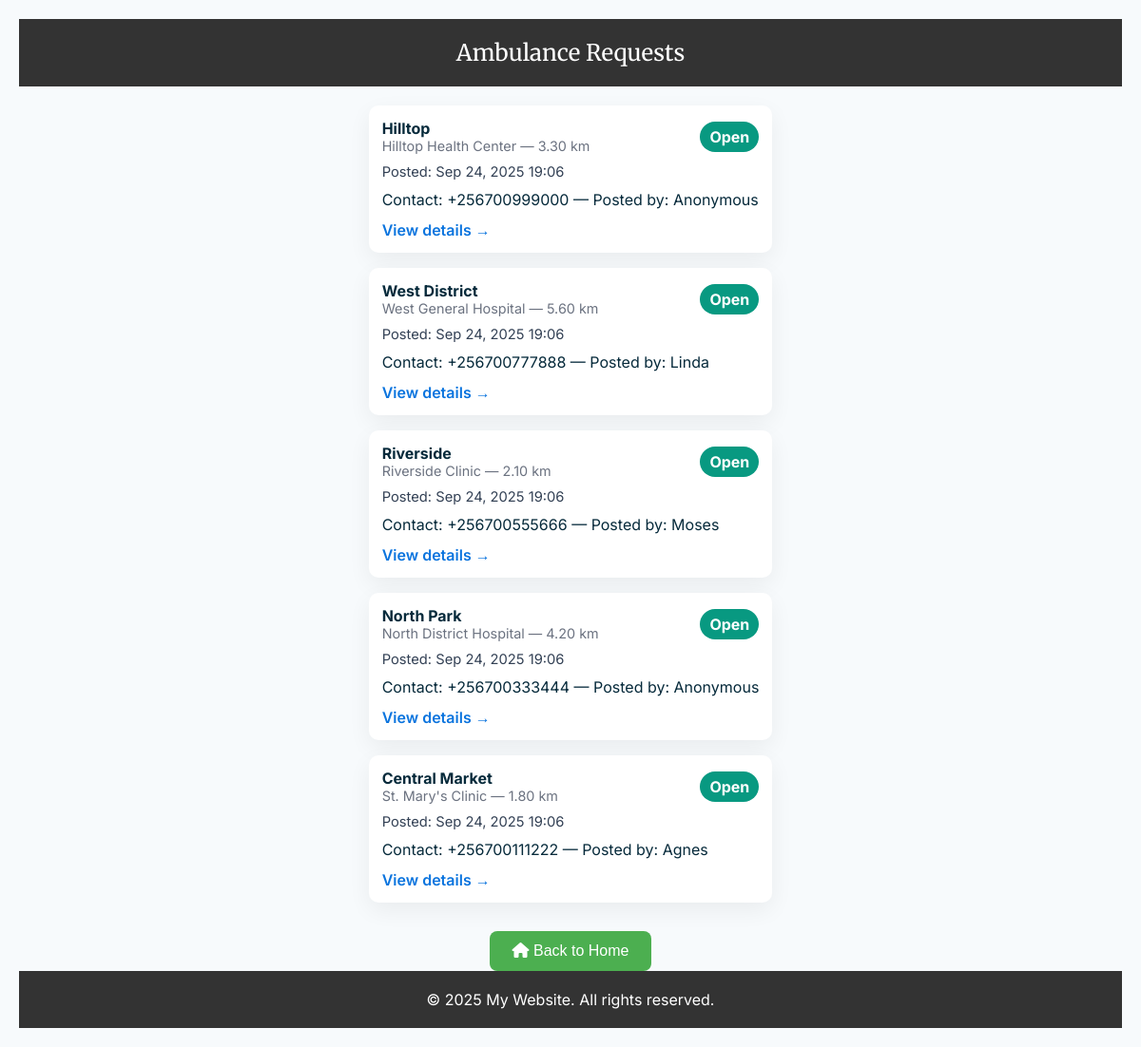
Page /ambulance_index.php on the committed database.
### tables this page shows
CREATE TABLE `ambulance_requests` (
  `id` int(10) UNSIGNED NOT NULL,
  `slug` varchar(255) NOT NULL,
  `requester_name` varchar(255) DEFAULT NULL,
  `is_anonymous` tinyint(1) NOT NULL DEFAULT 0,
  `phone` varchar(64) NOT NULL,
  `area` varchar(512) DEFAULT NULL COMMENT 'Human-readable area / neighborhood',
  `location_text` varchar(512) DEFAULT NULL COMMENT 'Address or landmark',
  `latitude` decimal(9,6) DEFAULT NULL,
  `longitude` decimal(9,6) DEFAULT NULL,
  `nearest_hospital` varchar(255) DEFAULT NULL,
  `distance_km` decimal(6,2) DEFAULT NULL COMMENT 'Approx distance in kilometres',
  `description` text DEFAULT NULL,
  `status` enum('open','enroute','arrived','resolved','cancelled') NOT NULL DEFAULT 'open',
  `assigned_to` varchar(255) DEFAULT NULL COMMENT 'Optional: ambulance operator name/phone/identifier',
  `secret_key_hash` varchar(255) NOT NULL COMMENT 'Password-hash of the poster keyword used to update status',
  `posted_at` datetime NOT NULL DEFAULT current_timestamp(),
  `updated_at` timestamp NOT NULL DEFAULT current_timestamp() ON UPDATE current_timestamp(),
  `is_public` tinyint(1) NOT NULL DEFAULT 1
);

### ambulance_index.php (the view, shortened to what this page needs)
<?php
require __DIR__ . '/db.php';
function esc($s) {
    return htmlspecialchars($s ?? '', ENT_QUOTES | ENT_SUBSTITUTE, 'UTF-8');
}
$stmt = $pdo->prepare("
    SELECT id, slug, requester_name, is_anonymous, phone, area, nearest_hospital, distance_km, status, posted_at
    FROM ambulance_requests
    WHERE is_public = 1
    ORDER BY posted_at DESC
    LIMIT 200
");
$stmt->execute();
$requests = $stmt->fetchAll();
?>
<!doctype html>
<html lang="en">
<head>
<link rel="stylesheet" href="https://cdnjs.cloudflare.com/ajax/libs/font-awesome/6.5.2/css/all.min.css">
</head>
<body>
<header class="header">Ambulance Requests</header>
<div class="container">
    <div class="grid">
        <?php if (empty($requests)): ?>
            <div class="card"><em>No requests at the moment.</em></div>
        <?php else: ?>
            <?php foreach ($requests as $req): ?>
                <article class="card">
                    <div style="display:flex;justify-content:space-between;align-items:center">
                        <div>
                            <div style="font-weight:700"><?= esc($req['area']) ?></div>
                            <div class="meta">
                                <?= $req['nearest_hospital'] ? esc($req['nearest_hospital']) : '' ?>
                                <?php if($req['distance_km']!==''): ?> — <?= esc($req['distance_km']) ?> km<?php endif; ?>
                            </div>
                        </div>
                        <div>
                            <?php
                                $statusClass = match($req['status']) {
                                    'enroute' => 'status-enroute',
                                    'arrived' => 'status-arrived',
                                    'resolved' => 'status-resolved',
                                    'cancelled' => 'status-cancelled',
                                    default => 'status-open'
                                };
                            ?>
                            <span class="badge <?= $statusClass ?>"><?= esc(ucfirst($req['status'])) ?></span>
                        </div>
                    </div>
                    <div style="margin-top:10px" class="small">
                        Posted: <?= esc(date('M j, Y H:i', strtotime($req['posted_at']))) ?>
                    </div>
                    <div style="margin-top:10px">
                        Contact: <?= esc($req['phone']) ?> — Posted by: <?= $req['is_anonymous'] ? 'Anonymous' : esc($req['requester_name'] ?? 'Anonymous') ?>
                    </div>
                    <div style="margin-top:12px">
                        <a class="btn-link" href="ambulance_request.php?slug=<?= urlencode($req['slug']) ?>">View details →</a>
                    </div>
                </article>
            <?php endforeach; ?>
        <?php endif; ?>
    </div>
    <div style="text-align: center; margin-top: 30px;">
        <a href="index.php" style="text-decoration: none;">
            <button type="button" class="button-home">
                <i class="fa-solid fa-house"></i> Back to Home
            </button>
        </a>
    </div>
</div>
<footer>&copy; 2025 My Website. All rights reserved.</footer>
</body>
</html>

### ambulance_index.php (style rules this page uses)
body { font-family:Inter,system-ui,Arial;margin:0;background:#f7fafc;color:#062a3b;padding:20px; display:flex; flex-direction:column; min-height:100vh; }
.container { max-width:1000px;margin:0 auto; flex:1; }
.header, footer { text-align:center; padding:20px; background:#333; color:white; }
.header { font-size:24px; font-family:Merriweather,serif; }
.grid { display:grid;grid-template-columns:repeat(auto-fit,minmax(300px,1fr));gap:16px;margin-top:20px; }
.card { background:white;border-radius:10px;padding:14px;box-shadow:0 8px 24px rgba(2,6,23,0.06); }
.meta { color:#6b7280;font-size:0.9rem }
.badge { display:inline-block;padding:6px 10px;border-radius:999px;font-weight:700;color:white;background:#0b74de }
.status-open { background:#089981 }
.btn-link { color:#0b74de;text-decoration:none;font-weight:600 }
.small { font-size:0.92rem;color:#334155 }
.button-home { background-color:#4CAF50;color:white;padding:12px 24px;font-size:16px;border:none;border-radius:8px;cursor:pointer;transition:background 0.3s; }

### rows in the picture
ambulance_requests: area "Hilltop", nearest_hospital "Hilltop Health Center", distance_km "3.30", status "Open", posted_at "Sep 24, 2025 19:06", phone "+256700999000", is_anonymous "Anonymous"
ambulance_requests: area "West District", nearest_hospital "West General Hospital", distance_km "5.60", status "Open", posted_at "Sep 24, 2025 19:06", phone "+256700777888", requester_name "Linda"
ambulance_requests: area "Riverside", nearest_hospital "Riverside Clinic", distance_km "2.10", status "Open", posted_at "Sep 24, 2025 19:06", phone "+256700555666", requester_name "Moses"
ambulance_requests: area "North Park", nearest_hospital "North District Hospital", distance_km "4.20", status "Open", posted_at "Sep 24, 2025 19:06", phone "+256700333444", is_anonymous "Anonymous"
ambulance_requests: area "Central Market", nearest_hospital "St. Mary's Clinic", distance_km "1.80", status "Open", posted_at "Sep 24, 2025 19:06", phone "+256700111222", requester_name "Agnes"
